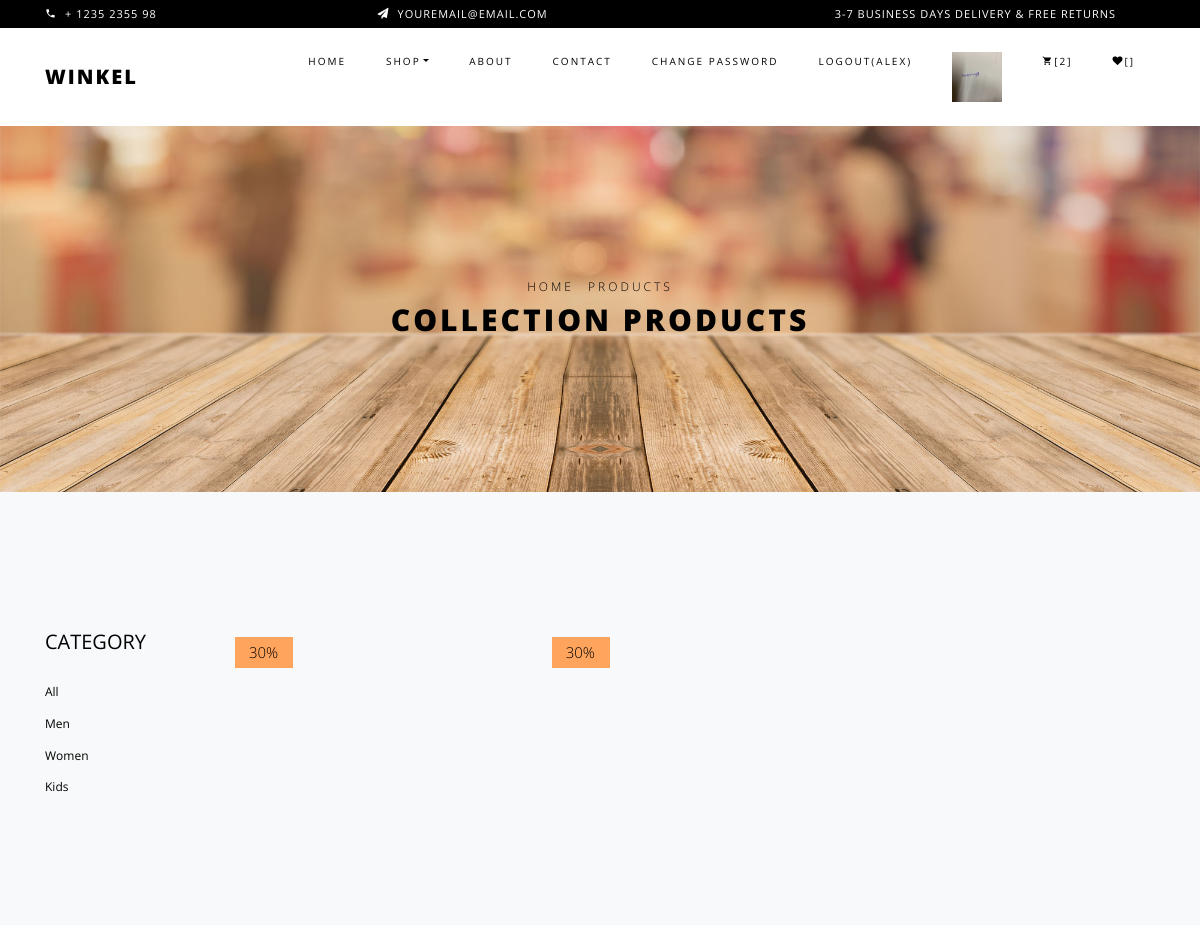
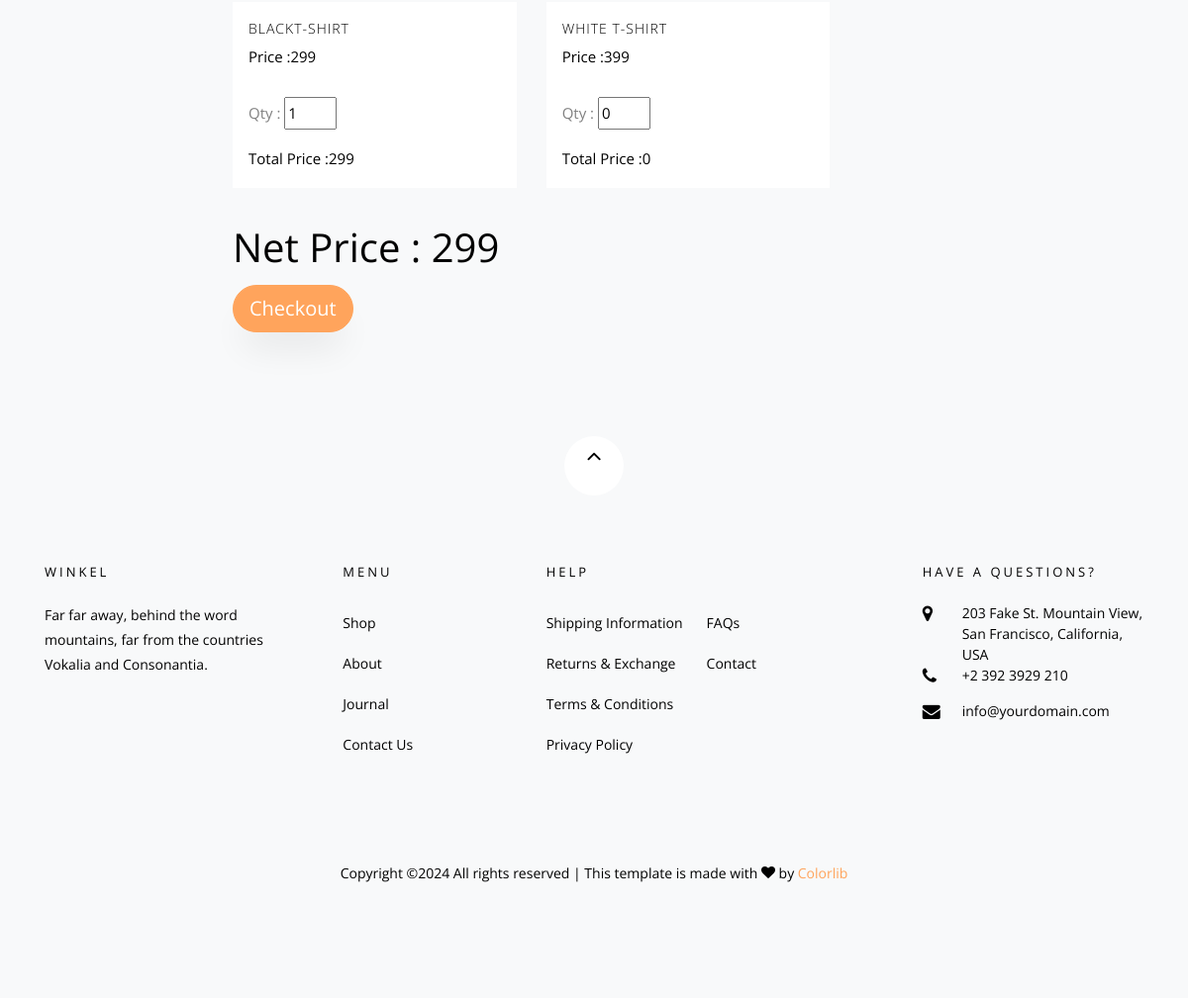
The app's page /cart/ (signed in) with its own data (2 pictures, top to bottom).
### myapp/models.py (models this page shows, shortened)
class Cart(models.Model):
	usr=models.ForeignKey(User,on_delete=models.CASCADE)
	product=models.ForeignKey(Product,on_delete=models.CASCADE)
	date=models.DateTimeField(default=timezone.now)
	product_price=models.PositiveIntegerField()
	product_qty=models.PositiveIntegerField(default=1)
	total_price=models.PositiveIntegerField()
	payment_status=models.BooleanField(default=False)

class Product(models.Model):
	choice1=(
			("Men","Men"),
			("Women","Women"),
			("kids","kids"),
		)
	seller=models.ForeignKey(User,on_delete=models.CASCADE)
	product_category=models.CharField(max_length=100,choices=choice1)
	product_name=models.CharField(max_length=100)
	product_price=models.PositiveIntegerField()
	product_desc=models.TextField()
	product_image=models.ImageField(upload_to="product_image/")

### myapp/views.py (the view)
# urls.py: path('cart/',views.cart,name='cart'),
def cart(request):
	net_price=0
	usr=User.objects.get(email=request.session['email'])
	carts=Cart.objects.filter(usr=usr,payment_status=False)
	for i in carts:
		net_price=net_price+i.total_price
	request.session['cart_count']=len(carts)
	return render(request,'cart.html',{'carts':carts,'net_price':net_price})

### myapp/templates/cart.html (shortened to what this page needs)
{% extends 'header.html' %}
{% load static %}
{% block content %}
<!DOCTYPE html>
<html lang="en">
  <head>
  </head>
  <body class="goto-here">
    <div class="hero-wrap hero-bread" style="background-image: url('{% static 'images/bg_6.jpg' %}');">
      <div class="container">
        <div class="row no-gutters slider-text align-items-center justify-content-center">
          <div class="col-md-9 ftco-animate text-center">
          	<p class="breadcrumbs"><span class="mr-2"><a href="index.html">Home</a></span> <span>Products</span></p>
            <h1 class="mb-0 bread">Collection Products</h1>
          </div>
        </div>
      </div>
    </div>
    <section class="ftco-section bg-light">
    	<div class="container">
    		<div class="row">
    			<div class="col-md-8 col-lg-10 order-md-last">
    				<div class="row">
    					{% for i in carts %}
		    			<div class="col-sm-6 col-md-6 col-lg-4 ftco-animate">
		    				<div class="product">
		    					<a href="{% url 'single-product' pk=i.product.pk %}" class="img-prod"><img class="img-fluid" src="{{i.product.product_image.url}}" alt="Colorlib Template" style="width:300px;height:300px;">
		    						<span class="status">30%</span>
		    					</a>
		    					<div class="text py-3 px-3">
		    						<h3><a href="#">{{i.product.product_name}}</a></h3>
		    						<div class="d-flex">
		    							<div class="pricing">
				    						<p class="price"><span class="mr-2 price">Price :{{i.product.product_price}}</span></p>
				    						<p class="price">
				    							<span class="mr-2 price">
				    							<form action="{% url 'change-qty' %}" method="post">
				    								Qty : <input type="number" min="1" max="10" value="{{i.product_qty}}" name="product_qty" onchange="this.form.submit();">
				    						</form>
				    						</span>
				    					</p>
				    					<p class="price"><span class="mr-2 price">Total Price :{{i.total_price}}</span></p>
				    					</div>
			    					</div>
		    					</div>
		    				</div>
		    			</div>
		    			{% endfor %}
		    	</div>
		    	<h1>Net Price : {{net_price}}</h1>
		    	<form method="post">
              <button type="button" class="btn btn-lg btn-primary" id="checkout-button">Checkout</button>
            </form>
		    	</div>
		    	<div class="col-md-4 col-lg-2 sidebar">
		    		<div class="sidebar-box-2">
		    			<h2 class="heading mb-4"><a href="#">Category</a></h2>
		    			<ul>
		    				<li><a href="{% url 'product-category' cat='All' %}">All</a></li>
		    				<li><a href="{% url 'product-category' cat='Men' %}">Men</a></li>
								<li><a href="{% url 'product-category' cat='Women' %}">Women</a></li>
								<li><a href="{% url 'product-category' cat='Kids' %}">Kids</a></li>
		    			</ul>
		    		</div>
    			</div>
    		</div>
    	</div>
    </section>
  </body>
</html>
{% endblock %}

### records on screen
Cart: product.product_name "BLACKT-SHIRT", product.product_price "299", product_qty "1", total_price "299"
Cart: product.product_name "WHITE T-SHIRT", product.product_price "399", product_qty "0", total_price "0"

### other values on screen
{{ request.session.fname }} "ALEX"
{{ request.session.cart_count }} "2"
{{ net_price }} "299"
